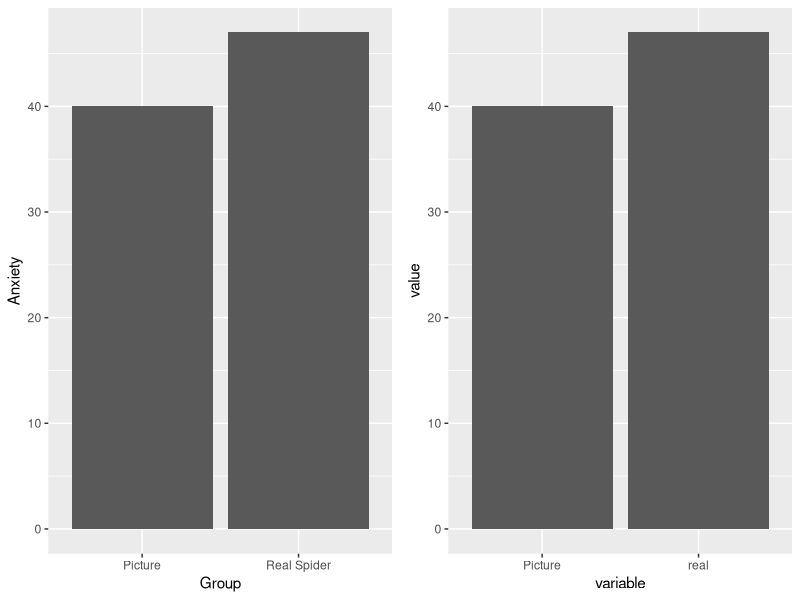

The R script that drew this image:
library(ggplot2)
library(reshape2)
library(gridExtra)

#SpiderLong 데이터프레임 생성(독립설계)
#Make data.frame "SpiderLong", independent two groups "Picture" and "Real Spider"
참가자 <- c(1:24)
Group <- c(rep("Picture", 12), rep("Real Spider", 12))
Anxiety <- c(30, 35, 45, 40, 50, 35, 55, 25, 30, 45, 40, 50, 40, 35, 50, 55, 65, 55, 50, 35, 30, 50, 60, 39)
SpiderLong <- data.frame(참가자, Group, Anxiety)
SpiderLong

#SpiderWide 데이터프레임 생성(반복측정)
#Make data.frame "SpiederWide", one group. Repeated measurement. 
참가자 <- c(1:12)
Picture <- c(30, 35, 45, 40, 50, 35, 55, 25, 30, 45, 40, 50)
real <- c(40, 35, 50, 55, 65, 55, 50, 35, 30, 50, 60, 39)
SpiderWide <- data.frame(참가자, Picture, real)
SpiderWide

#SpiderLong 오차막대
SpiderLongBar <- ggplot(data = SpiderLong, aes(x = Group, y = Anxiety)) +
  stat_summary(fun.y = mean, geom = "bar") +
  stat_summary(fun.data = mean_cl_normal, geom = "pointrange")

#SpiderWide 오차막대
SpiderWide2Long <- melt(SpiderWide, id.vars = "참가자")
SpiderWide2Long
SpiderWide2LongBar <- ggplot(data = SpiderWide2Long, aes(x = variable, y = value)) +
  stat_summary(fun.y = mean, geom = "bar") +
  stat_summary(fun.data = mean_cl_normal, geom = "pointrange")

Glist <- arrangeGrob(SpiderLongBar, SpiderWide2LongBar, ncol = 2)
grid.arrange(Glist)

